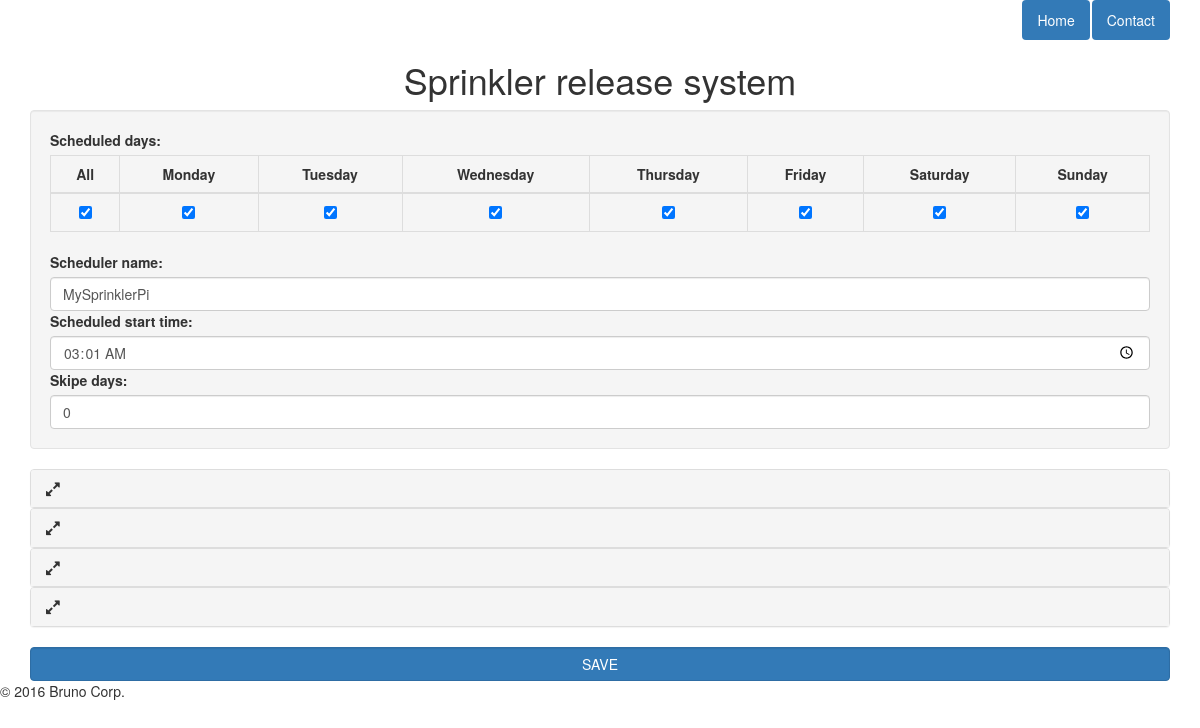
The app's page /sprinkler/, older data.
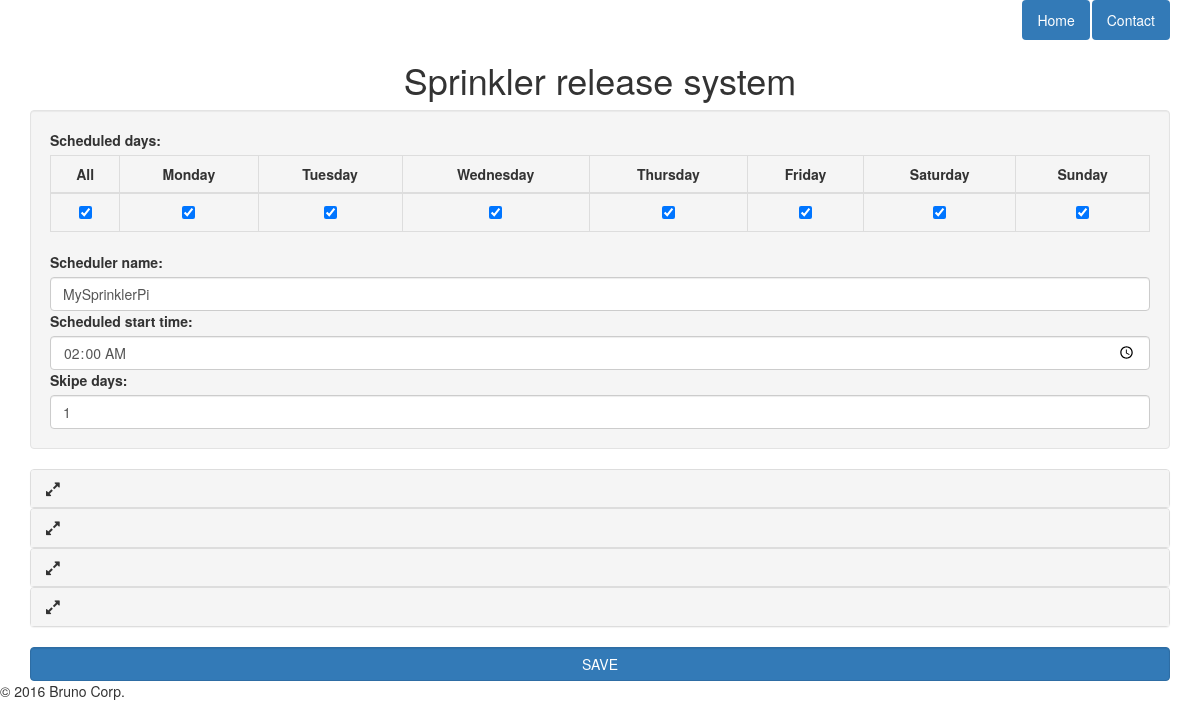
The same page, newer data.
### sprinkler/models.py (models this page shows, shortened)
class Scheduler(models.Model):
    id = models.IntegerField(unique=True, primary_key="True")
    name = models.CharField(max_length=200)
    start_time = models.TimeField(format("%H:%M"))
    skip_days = models.IntegerField(default=0)
    days = models.CharField(max_length=7, default='MTWTFSS')

class Sprinkler(models.Model):
    id = models.IntegerField(unique=True, primary_key=True)
    name = models.CharField(max_length=200)
    duration = models.IntegerField(default=0)
    order = models.IntegerField()
    GPIO_pin = models.IntegerField(default=0)
    notes = models.CharField(max_length=1000, default="")
    scheduler_id = models.ForeignKey(Scheduler, on_delete=models.CASCADE)

### sprinkler/views.py (the view)
def index(request):
    try:
        scheduler = Scheduler.objects.get(pk=1)
        sprinkler_list = Sprinkler.objects.order_by('order')
        context = {
            "scheduler": scheduler,
            "sprinkler_list": sprinkler_list,
        }
        return render(request=request,
                      template_name="sprinkler/index.html",
                      context=context)
    except:
        print(sys.exc_info()[0])
        raise render(request=request,
                     template_name='sprinkler/error.html',
                     context={"message": "This is the page you are looking for"},
                     content_type="application/json")

### sprinkler/templates/sprinkler/index.html (shortened to what this page needs)
{% extends "base.html" %}
{% load staticfiles %}
{% block style %}
<link href="{% static 'bootstrap-toggle/css/bootstrap-toggle.min.css' %}" rel="stylesheet"/>
{% endblock style %}
{% block content %}
    <div class="container-fluid">
        <div class="row">
            <h1 class="text-center">Sprinkler release system</h1>
        </div>
        <div class="row">
            <form action="#" method="post">
                <div class="form-group well">
                    <label for="schedule_table">Scheduled days:</label>
                    <table class="table table-bordered" id="schedule_table">
                        <thead>
                            <tr>
                                <th class="text-center">All</th>
                                <th class="text-center">Monday</th>
                                <th class="text-center">Tuesday</th>
                                <th class="text-center">Wednesday</th>
                                <th class="text-center">Thursday</th>
                                <th class="text-center">Friday</th>
                                <th class="text-center">Saturday</th>
                                <th class="text-center">Sunday</th>
                            </tr>
                        </thead>
                        <tbody>
                            <tr>
                                <td class="text-center"><input type="checkbox" id="checkbox_all"></td>
                                <td class="text-center"><input type="checkbox" id="checkbox_Monday"></td>
                                <td class="text-center"><input type="checkbox" id="checkbox_Tuesday"></td>
                                <td class="text-center"><input type="checkbox" id="checkbox_Wednesday"></td>
                                <td class="text-center"><input type="checkbox" id="checkbox_Thursday"></td>
                                <td class="text-center"><input type="checkbox" id="checkbox_Friday"></td>
                                <td class="text-center"><input type="checkbox" id="checkbox_Saturday"></td>
                                <td class="text-center"><input type="checkbox" id="checkbox_Sunday"></td>
                            </tr>
                        </tbody>
                    </table>
                    <label for="scheduler_name">Scheduler name:</label>
                    <input type="text" class="form-control" id="scheduler_name" name="scheduler_name" value="{{ scheduler.name }}">
                    <label for="scheduler_start_time">Scheduled start time:</label>
                    <input type="time" class="form-control" id="scheduler_start_time" name="scheduler_start_time">
                    <label for="scheduler_skip">Skipe days:</label>
                    <input type="number" class="form-control" id="scheduler_skip" name="scheduler_kip" value="{{ scheduler.skip_days }}">
                </div>
                <div class="panel-group" id="panel_group">
                {% for sprinkler in sprinkler_list %}
                    <div class="panel panel-default">
                        <div class="panel-heading">
                            <h4 class="panel-title">
                                <a data-toggle="collapse" href="#sprinkler_main_div_{{ sprinkler.id }}"><i class="fa fa-expand" aria-hidden="true"></i></a>
                            </h4>
                        </div>
                    </div>
                {% endfor %}
                </div>
                <input id="submit" type="submit" class="form-control btn btn-primary" value="SAVE" />
            </form>
        </div>
    </div>
{% endblock content %}

### templates/base.html (shortened to what this page needs)
{% load staticfiles %}
<!DOCTYPE html>
<html lang="en">
<head>
    <link href="{% static 'bootstrap-3.3.6-dist/css/bootstrap.min.css' %}" rel="stylesheet"/>
    <link href="{% static 'font-awesome/css/font-awesome.min.css' %}" rel="stylesheet">
    {% block style %}
    {% endblock style %}
</head>
<body>
    {% block mainblock %}
    <div class="container">
        <div class="header clearfix">
            <nav>
                <ul class="nav nav-pills pull-right">
                    <li role="presentation" class="active"><a href="#">Home</a></li>
                    <li role="presentation" class="active"><a href="#">Contact</a></li>
                </ul>
            </nav>
        </div>
        <div>
            {% block content %}
            {% endblock content %}
        </div>
    </div>
    {% endblock mainblock %}
    {% block footer %}
    <footer class="footer">
        <p>&copy; 2016 Bruno Corp.</p>
    </footer>
    {% endblock footer %}
</body>
</html>

Row changes from the older to the newer data that the page shows:
changed Scheduler "MySprinklerPi": scheduler_kip "0" → "1"
Text that changed along with them:
form field scheduler_start_time: "03:01" → "02:00"
